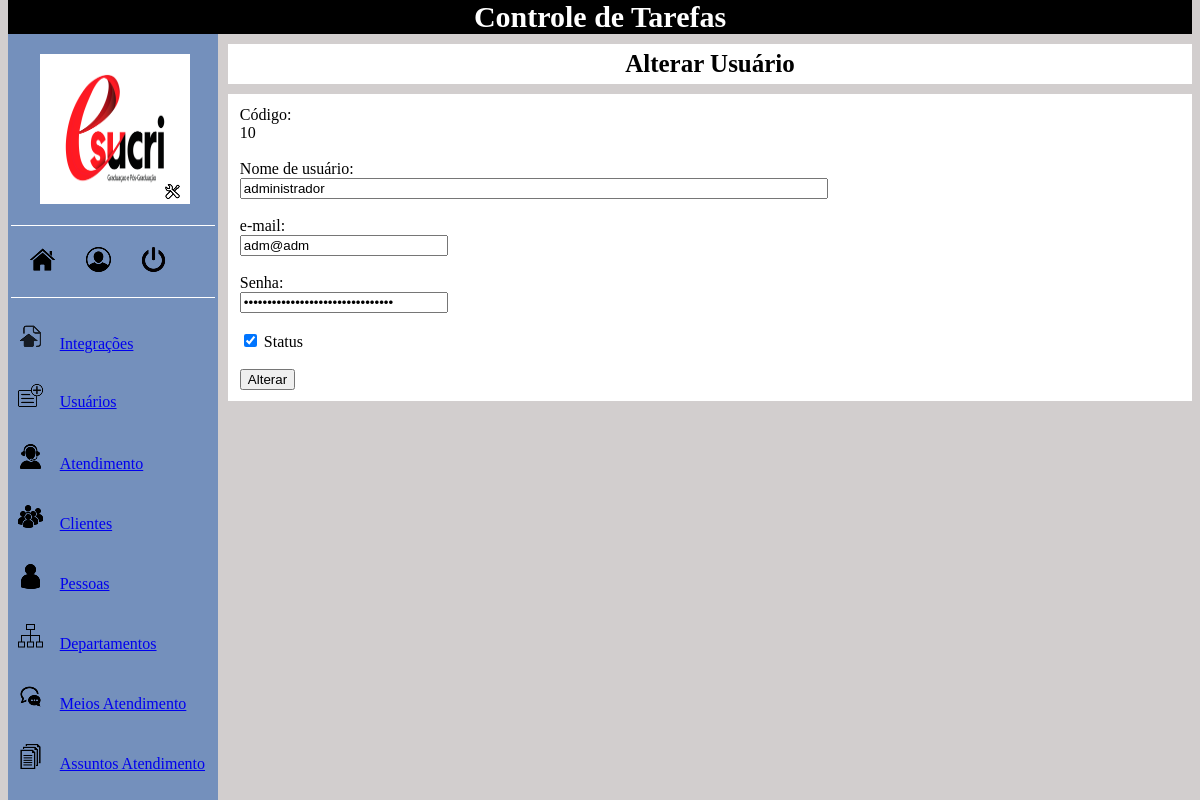
/views/usuario-editar.php?id=10 (signed in), run on the app's committed database.
### tables this page shows
CREATE TABLE `usuario` (
  `id` int(11) NOT NULL AUTO_INCREMENT,
  `id_pessoa` int(11) NOT NULL,
  `nome_usuario` varchar(50) NOT NULL,
  `email` varchar(150) NOT NULL,
  `senha` varchar(120) NOT NULL,
  `data_cadastro` datetime DEFAULT NULL,
  `data_atualizacao` datetime DEFAULT NULL,
  `data_acesso` datetime DEFAULT NULL,
  `tipo` char(1) NOT NULL,
  `status` char(1) NOT NULL,
  PRIMARY KEY (`id`),
  UNIQUE KEY `nome_usuario` (`nome_usuario`),
  UNIQUE KEY `email` (`email`)
);

### views/usuario-editar.php (the view, shortened to what this page needs)
<?php
    include('../conexao.php');
    include('menu.php');
?>
<!DOCTYPE html>
<html lang="pt-br">
<head>
    <link rel="stylesheet" href="../styles/estilos.css">
</head>
<body>
    <?php
        $id = $_GET['id'];
        $sql = "SELECT * FROM usuario WHERE id = '{$id}'";
        $query = mysqli_query($conexao,$sql);
        $item = mysqli_fetch_array($query, MYSQLI_ASSOC);
    ?>
    <header>
        <div class="header-pagina">Alterar Usuário</div>
    </header>
    <section class="conteudo-cadastro">
        <form action="../controllers/usuario/usuario-editar.php" method="POST">
            <label>Código:</label><br>
            <?php echo $id; ?><br><br>
            <label for="nome">Nome de usuário:</label><br>
            <input type="text" name="nome" id="nome" maxlength="50" class="input-nome" value="<?php echo $item['nome_usuario'] ?>"><br><br>
            <label for="email">e-mail:</label><br>
            <input type="text" name="email" id="email" maxlength="150" class="input-email" value="<?php echo $item['email'] ?>"><br><br>
            <label for="email">Senha:</label><br>
            <input type="password" name="senha" id="senha" maxlength="120" class="input-email"  value="<?php echo $item['senha'] ?>"><br><br>
            <input type="checkbox" name="status" id="status" <?php if($item['status'] == 'A'){echo 'checked="checked"';} ?>>
            <label for="status">Status</label><br><br>
            <button type="submit">Alterar</button>
        </form>
    </section>
</body>
</html>

### styles/estilos.css (style rules this page uses)
.conteudo-cadastro { margin-top: 10px; padding: 1%; margin-left: 220px; background-color: white; }
body { background-color: rgb(210, 206, 206); }
.input-nome { width: 580px; }
.input-email { width: 200px; }
.header-pagina { margin-top: 10px; padding: 0.5%; margin-left: 220px; background-color: white; text-align: center; font-size: 25px; font-weight: bolder; }

### data on the page
usuario: nome "administrador", email "adm@adm", status "☑"

### other printed values
$id "10"
